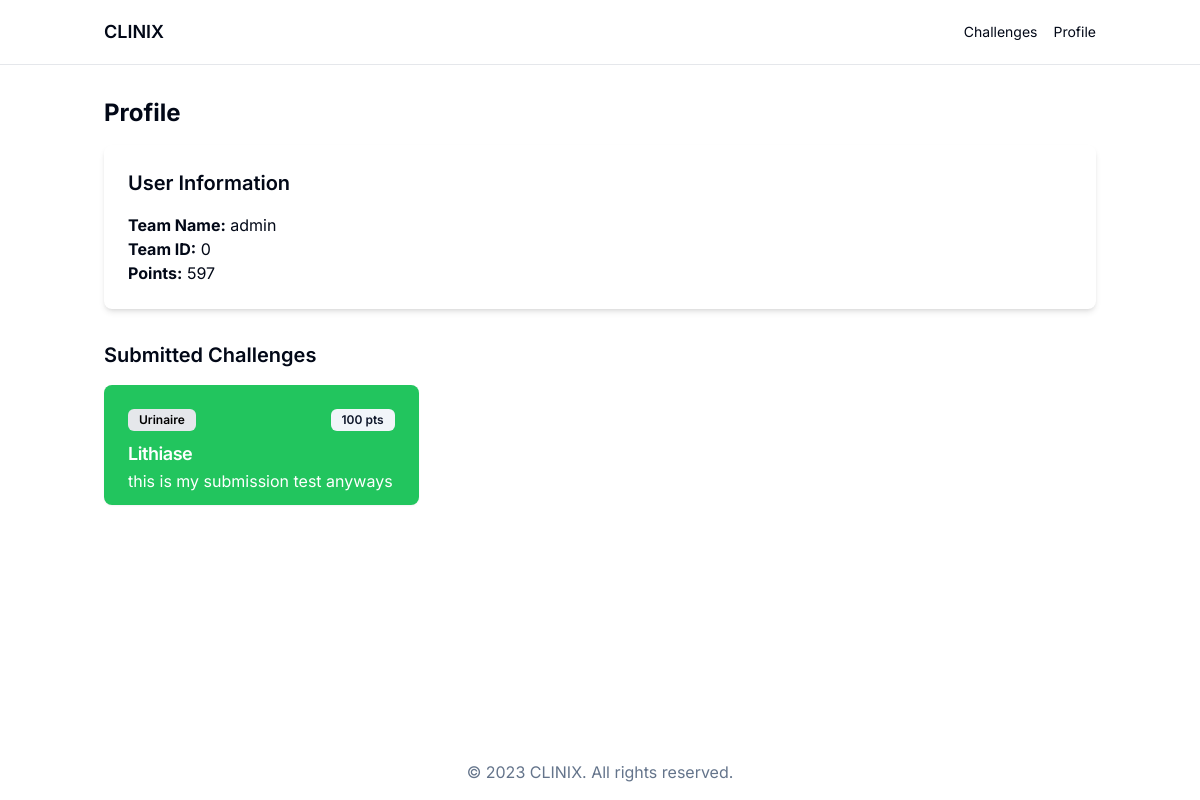
Page /profile/ (signed in) on the earlier database version.
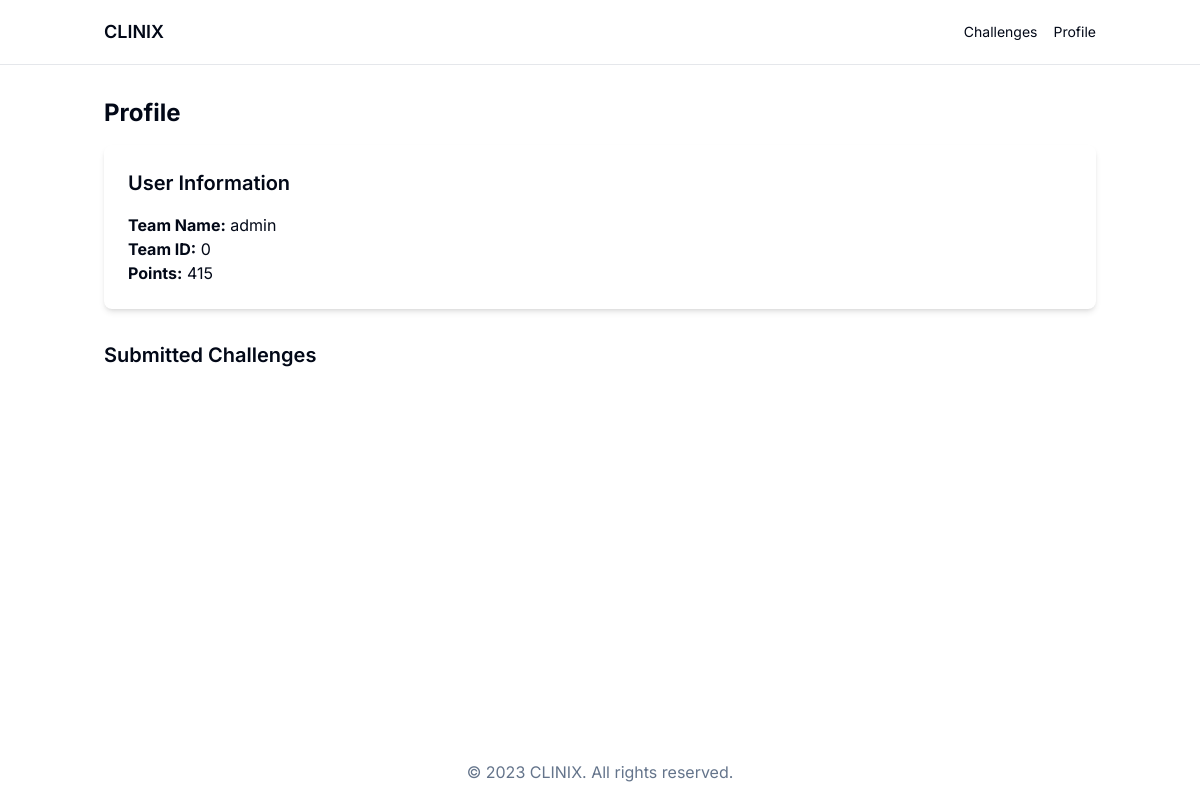
Same page on the later database version.
### core/models.py (models this page shows, shortened)
class CustomUser(AbstractUser):
    teamname = models.CharField(max_length=255, unique=True)
    teamid = models.CharField(max_length=255)
    score = models.IntegerField(default=500)
    USERNAME_FIELD = 'teamname'
    REQUIRED_FIELDS = ['username']  # keep username to satisfy AbstractUser requirements

class Submission(models.Model):
    user = models.ForeignKey(CustomUser, on_delete=models.CASCADE)
    challenge = models.ForeignKey(Challenge, on_delete=models.CASCADE)
    submission_time = models.DateTimeField(auto_now_add=True)
    solution = models.TextField()
    is_correct = models.BooleanField(default=False)

class Challenge(models.Model):
    title = models.CharField(max_length=255)
    description = models.TextField()
    points = models.IntegerField()
    type = models.CharField(max_length=50)
    difficulty = models.CharField(max_length=50)
    solved_by = models.ManyToManyField(CustomUser, related_name='solved_challenges', blank=True)
    author = models.ForeignKey(CustomUser, on_delete=models.CASCADE, related_name='created_challenges' , default=None, null=True)
    is_visible = models.BooleanField(default=True)

### core/views.py (the view)
# urls.py: path('profile/', views.profile, name='profile'),
@login_required
def profile(request):
    if request.user.is_authenticated:
        user = request.user
        submissions = Submission.objects.filter(user=user)
        return render(request, 'core/profile.html', {'user': user, 'submissions': submissions})
    else:
        return redirect('core:login')

### core/templates/core/profile.html (shortened to what this page needs)
<html lang="en">
<head>
  <script src="https://cdn.tailwindcss.com"></script>
</head>
<body class="bg-background text-foreground">
    <div class="flex min-h-screen flex-col">
        <header class="sticky top-0 z-50 w-full border-b bg-background">
        <div class="container mx-auto flex h-16 items-center justify-between px-4">
            <a href="/" class="text-lg font-semibold">CLINIX</a>
            <nav class="hidden md:flex space-x-4">
            <a href="/challenges" class="text-sm">Challenges</a>
            <a href="/profile" class="text-sm">Profile</a>
            </nav>
        </div>
        </header>
        <main class="flex-grow container mx-auto px-4 py-8">
            <h1 class="text-2xl font-bold mb-4">Profile</h1>
            <div class="bg-white shadow-md rounded-lg p-6">
                <h2 class="text-xl font-semibold mb-4">User Information</h2>
                <p><strong>Team Name:</strong> {{ request.user.teamname }}</p>
                <p><strong>Team ID:</strong> {{ request.user.teamid }}</p>
                <p><strong>Points:</strong> {{ request.user.score }}</p>
            </div>
            <h2 class="text-xl font-semibold mt-8 mb-4">Submitted Challenges</h2>
            <div class="grid grid-cols-1 sm:grid-cols-2 lg:grid-cols-3 gap-6">
                {% for sub in submissions %}
                    <div class="block">
                        <div class="rounded-lg {% if sub.is_correct %}bg-green-500 text-white{% else %} bg-gray-100 text-black{% endif %}  shadow-sm h-full transition-all">
                            <div class="flex flex-col space-y-1.5 p-6 pb-3">
                                <div class="flex items-center justify-between">
                                    <span class="inline-flex items-center rounded-md border px-2.5 py-0.5 text-xs font-semibold transition-colors focus:outline-none focus:ring-2 focus:ring-ring focus:ring-offset-2 border-transparent {% if sub.is_correct %}bg-gray-200 text-black{% else %} bg-primary text-primary-foreground{% endif %}  hover:bg-primary/80">
                                        {{ sub.challenge.type }}
                                    </span>
                                    <span class="inline-flex items-center rounded-md border px-2.5 py-0.5 text-xs font-semibold transition-colors focus:outline-none focus:ring-2 focus:ring-ring focus:ring-offset-2 border-transparent bg-secondary text-secondary-foreground">
                                        {{ sub.challenge.points }} pts
                                    </span>
                                </div>
                                <h3 class="text-lg font-semibold leading-none tracking-tight pt-2">{{ sub.challenge.title }}</h3>
                                <p>{{sub.solution}}</p>
                            </div>
                        </div>
                    </div>
                {% endfor %}
            </div>
        </main>
        <footer class="bg-background text-muted-foreground py-4 text-center">
        &copy; 2023 CLINIX. All rights reserved.
        </footer>
</body>
</html>

### core/templates/core/profile.html (style rules this page uses)
body { font-family: 'Inter', sans-serif; }

Differences in the rows shown:
removed Submission: challenge.type "Urinaire", challenge.points "100", challenge "Lithiase", solution "this is my submission test anyways"
changed CustomUser "admin": user.score "597" → "415"
